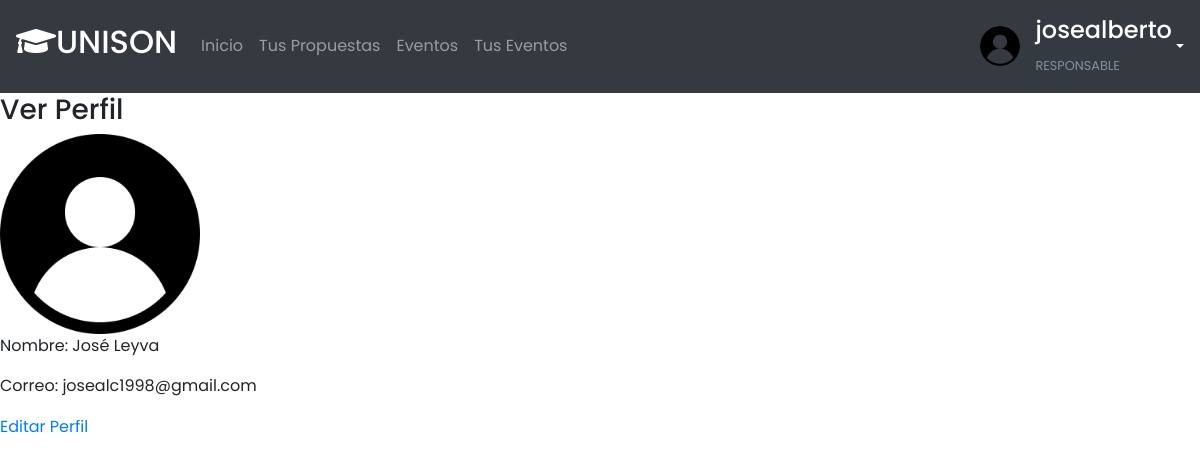
Screenshot of /ver_perfil/ (signed in) with the database file from the repository.
### eventos/models.py (models this page shows, shortened)
class Usuario(AbstractUser):
    class Roles(models.TextChoices):
        PARTICIPANTE =  "PARTICIPANTE","Participante"
        INSTRUCTOR =  "INSTRUCTOR","Instructor"
        RESPONSABLE =  "RESPONSABLE","Responsable"
    rol = models.CharField(max_length=50,choices=Roles.choices,default=Roles.PARTICIPANTE)
    imagen = models.ImageField(default="male_avatar.svg",null=True)

### eventos/views.py (the view)
# urls.py: path('ver_perfil/',views.verPerfil,name='ver_perfil'),
@login_required(login_url='login')
def verPerfil(request):
    context = {}
    return render(request,'ver_perfil.html',context)

### eventos/templates/ver_perfil.html
{% extends 'main.html' %}
{% block content %}
<h3>Ver Perfil</h3>
<img src="{{request.user.imagen.url}}" style="width: 200px; height: 200px;" alt="">
<p>Nombre: {{request.user.first_name}} {{request.user.last_name}}</p>
<p>Correo: {{request.user.email}}</p>
<a href="{% url 'editar_perfil' %}">Editar Perfil</a>
{% endblock %}

### eventos/templates/navbar.html (shortened to what this page needs)
<nav class="navbar navbar-expand-lg navbar-dark bg-dark p-3">
    <a class="navbar-brand" href="{% url 'inicio' %}"><h2><i class="fas fa-graduation-cap"></i>UNISON</h2></a>
    <div class="navbar-collapse collapse w-100 order-1 order-md-0 dual-collapse2">
        {% if request.user.rol == 'RESPONSABLE' %}
        <ul class="navbar-nav mr-auto">
            <li class="nav-item">
                <a class="nav-link" href="{% url 'inicio' %}">Inicio</a>
            </li>
            <li class="nav-item">
                <a class="nav-link" href="{% url 'PropuestasEventosFormativos' %}">Tus Propuestas</a>
            </li>
            <li class="nav-item">
                <a class="nav-link" href="{% url 'AllEventos' %}">Eventos</a>
            </li>
            <li class="nav-item">
                <a class="nav-link" href="{% url 'TusEventos' %}">Tus Eventos</a>
            </li>
        </ul>
        {% endif %}
    </div>
    <div class="navbar-collapse collapse w-100 order-3 dual-collapse2">
        <ul class="navbar-nav ml-auto">
            <div class="dropdown">
                <a class="dropdown-toggle user-wrapper text-white" href="#" role="button" id="dropdownMenuLink" data-toggle="dropdown" aria-haspopup="true" aria-expanded="false">
                    <div><img src="{{request.user.imagen.url}}" style="width: 40px; height: 40px;" alt=""></div>
                    <div><h4 class="text-white">{{request.user.username}}</h4>
                    <small>
                         {%if request.user.is_superuser %}
                                Consejo Divisional
                         {% else %}
                                {{request.user.rol}}
                         {% endif %}
                    </small></div>
                  </a>
              </div>
        </ul>
    </div>
</nav>

### static/css/style.css (style rules this page uses)
:root { --main-color: #18449c; --color-dark: #1D2231; --text-grey: #8390A2; }
* { margin: 0; padding: 0; box-sizing: border-box; font-family: "Poppins", sans-serif; }
.user-wrapper { display: flex; align-items: center; }
.user-wrapper img { border-radius: 50%; margin-right: 1rem; }
.user-wrapper small { display: inline-block; color:var(--text-grey); }

### rows the page displays
Usuario: user.imagen (picture), user.username "josealberto", user.rol "RESPONSABLE", user.first_name "José", user.last_name "Leyva", user.email "josealc1998@gmail.com"
